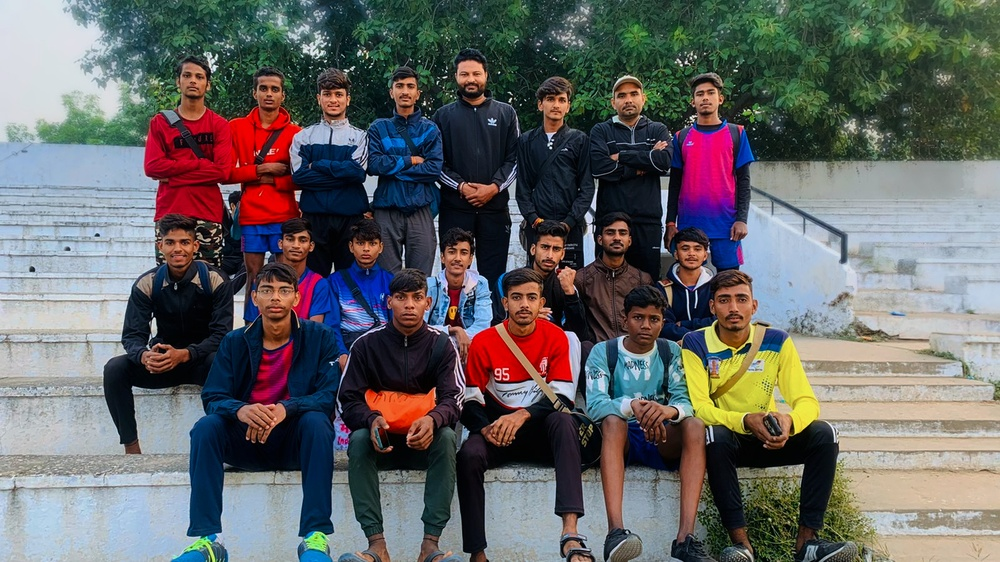
%> input picture Matlab basics/Image reading and display/picture.jpg, 1000 x 562 px, shrunk from 1600 x 900 before the run
$ octave ImageReadShowColor.m.m   (GNU Octave 9; MATLAB toolbox functions it lacks are replaced by stand-ins)
%> lines starting %> are read from the running program, lines starting %| are printed output that depends on the picture; in (x1, y1, x2, y2) boxes, pixels count from 0 and x2, y2 are one past the last pixel; in counts of white or black regions, pixels touching at a corner belong together; the program's own positions count from 1
%Written by Rajveer Singh(BT23ECE108)
%Image read and show
%red,gray,green,black-white image show
clc;
clear all;
close all;

% Read the original RGB image
I = imread('picture.jpg');
%> I is the input picture: size 562x1000x3 uint8; mean R, G, B 101.6, 101, 100.9

% Display original image
figure;
imshow(I);
title('Original RGB Image');

% Convert RGB image to Grayscale
Ig = rgb2gray(I);
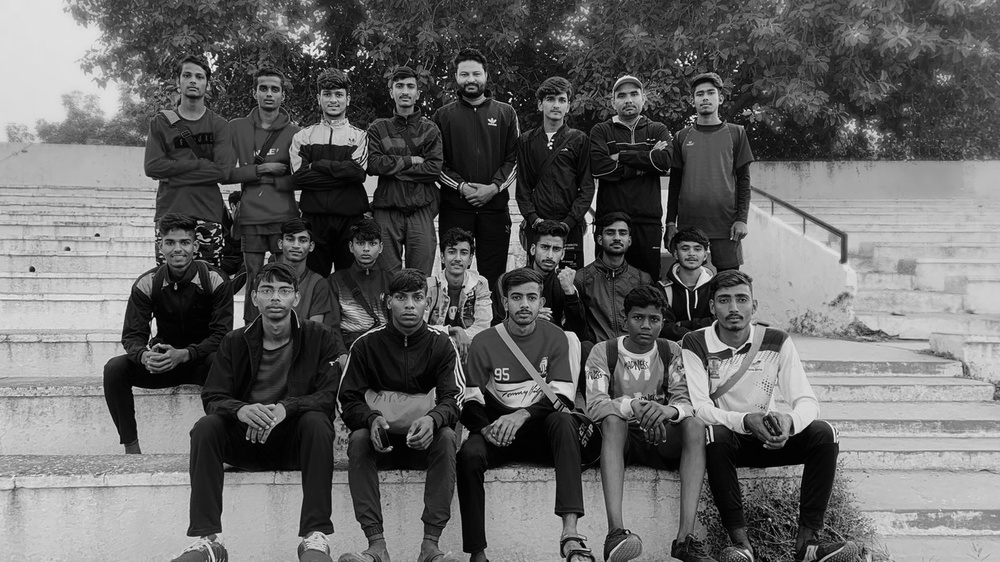
%> Ig: size 562x1000 uint8; min 0, max 252, mean 101.2

% Display grayscale image
figure;
imshow(Ig);
title('Grayscale Image');

% Extract Red channel (keep red, remove green & blue)
Ired = I;
Ired(:,:,2) = 0;   % Remove green channel
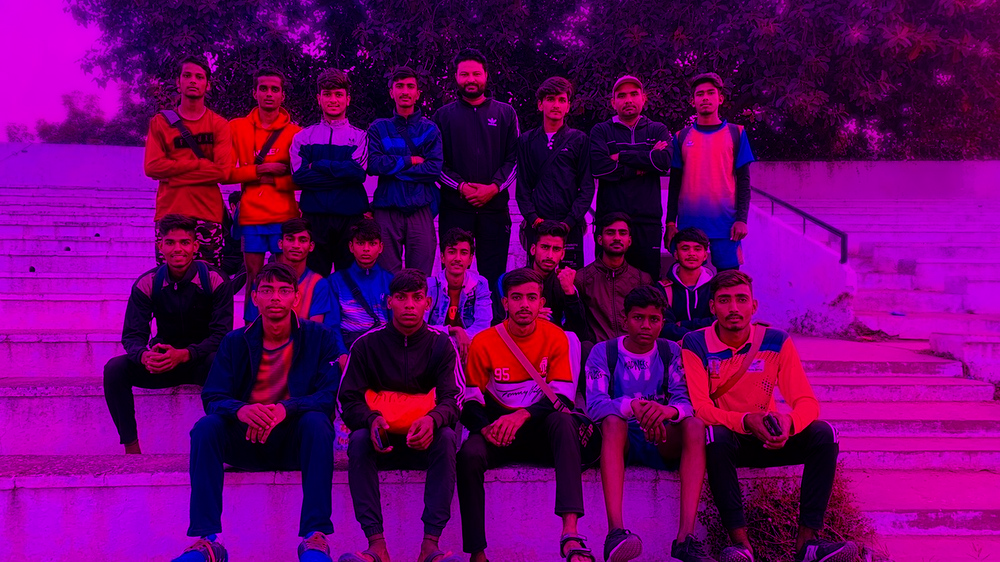
%> Ired: size 562x1000x3 uint8; mean R, G, B 101.6, 0, 100.9
Ired(:,:,3) = 0;   % Remove blue channel
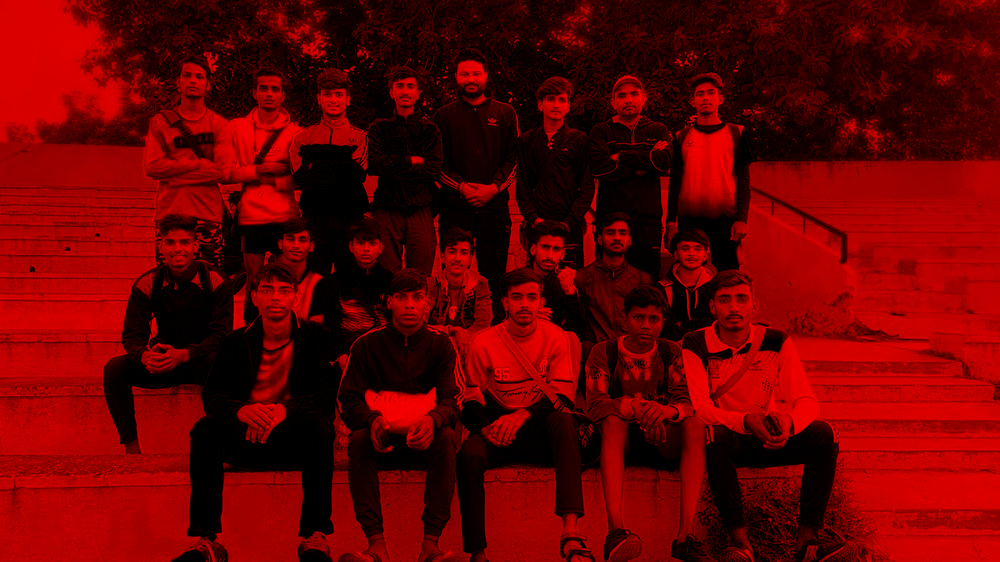
%> Ired: size 562x1000x3 uint8; mean R, G, B 101.6, 0, 0

% Display red channel image
figure;
imshow(Ired);
title('Red Channel Image');

% Extract Green channel (keep green, remove red & blue)
Ib = I;
Ib(:,:,1) = 0;     % Remove red channel
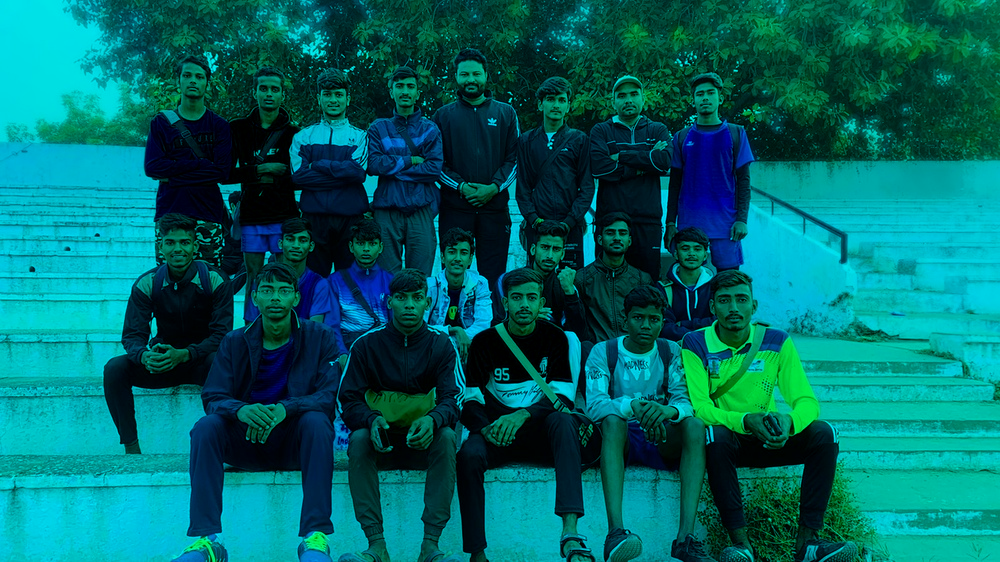
%> Ib: size 562x1000x3 uint8; mean R, G, B 0, 101, 100.9
Ib(:,:,3) = 0;     % Remove blue channel
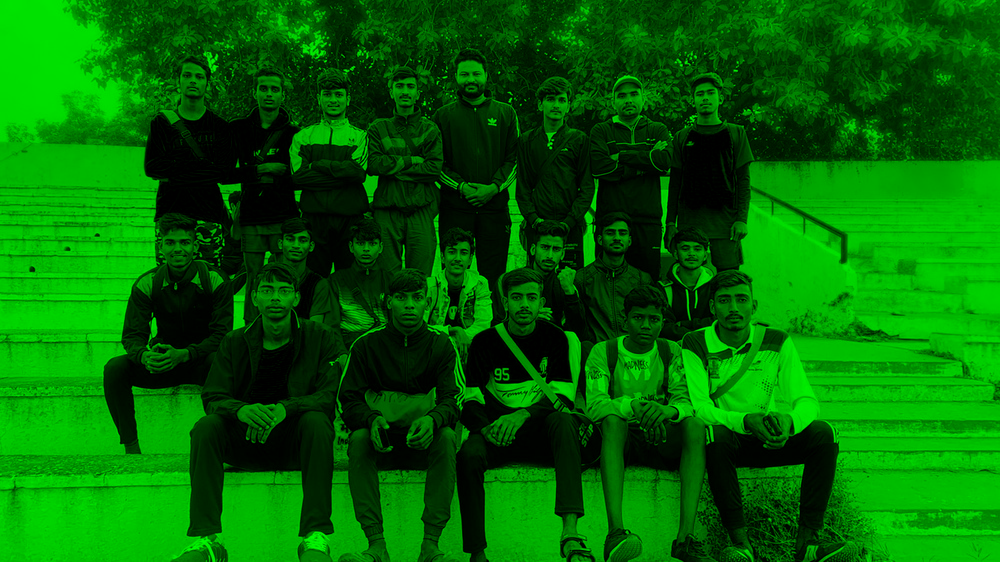
%> Ib: size 562x1000x3 uint8; mean R, G, B 0, 101, 0

% Display green channel image
figure;
imshow(Ib);
title('Green Channel Image');

% Convert grayscale image to binary using threshold
BW = Ig > 100;
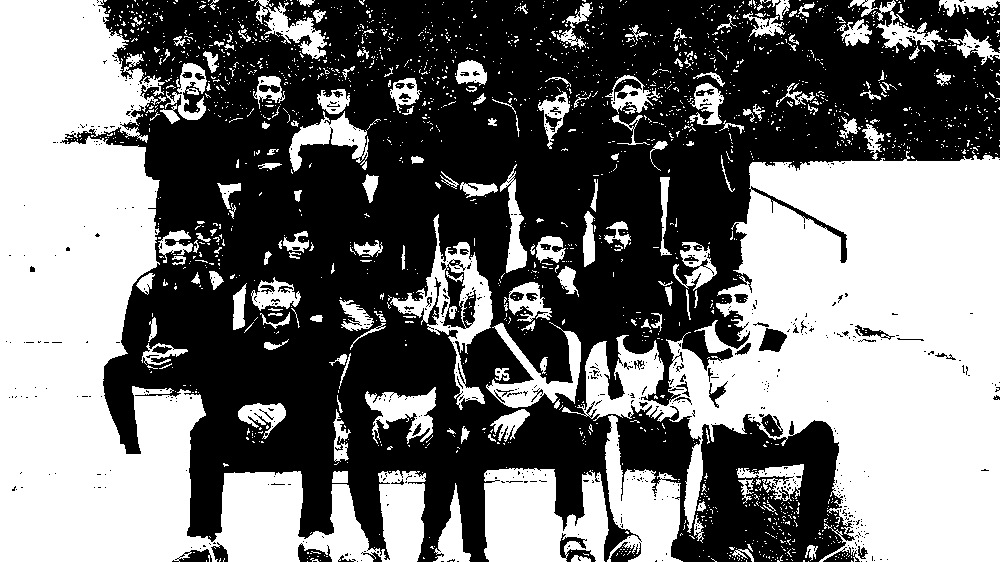
%> BW: size 562x1000 logical; 46% white; 2006 white regions (1826 under 20 px), largest, box (x1, y1, x2, y2) and area: (562, 151, 1000, 562) 98562, (0, 0, 426, 562) 96776, (484, 468, 609, 562) 9041

% Display binary image
figure;
imshow(BW);
title('Binary Image (Threshold = 100)');

% Apply histogram equalization to enhance contrast
Ieq = histeq(Ig);
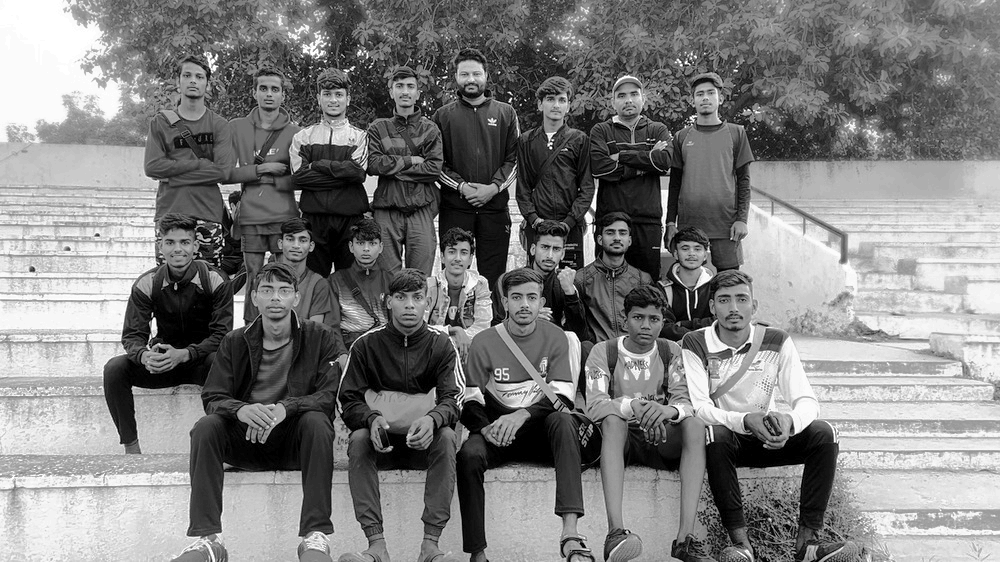
%> Ieq: size 562x1000 uint8; min 0, max 255, mean 126.3

% Display histogram equalized image
figure;
imshow(Ieq);
title('Histogram Equalized Image');
